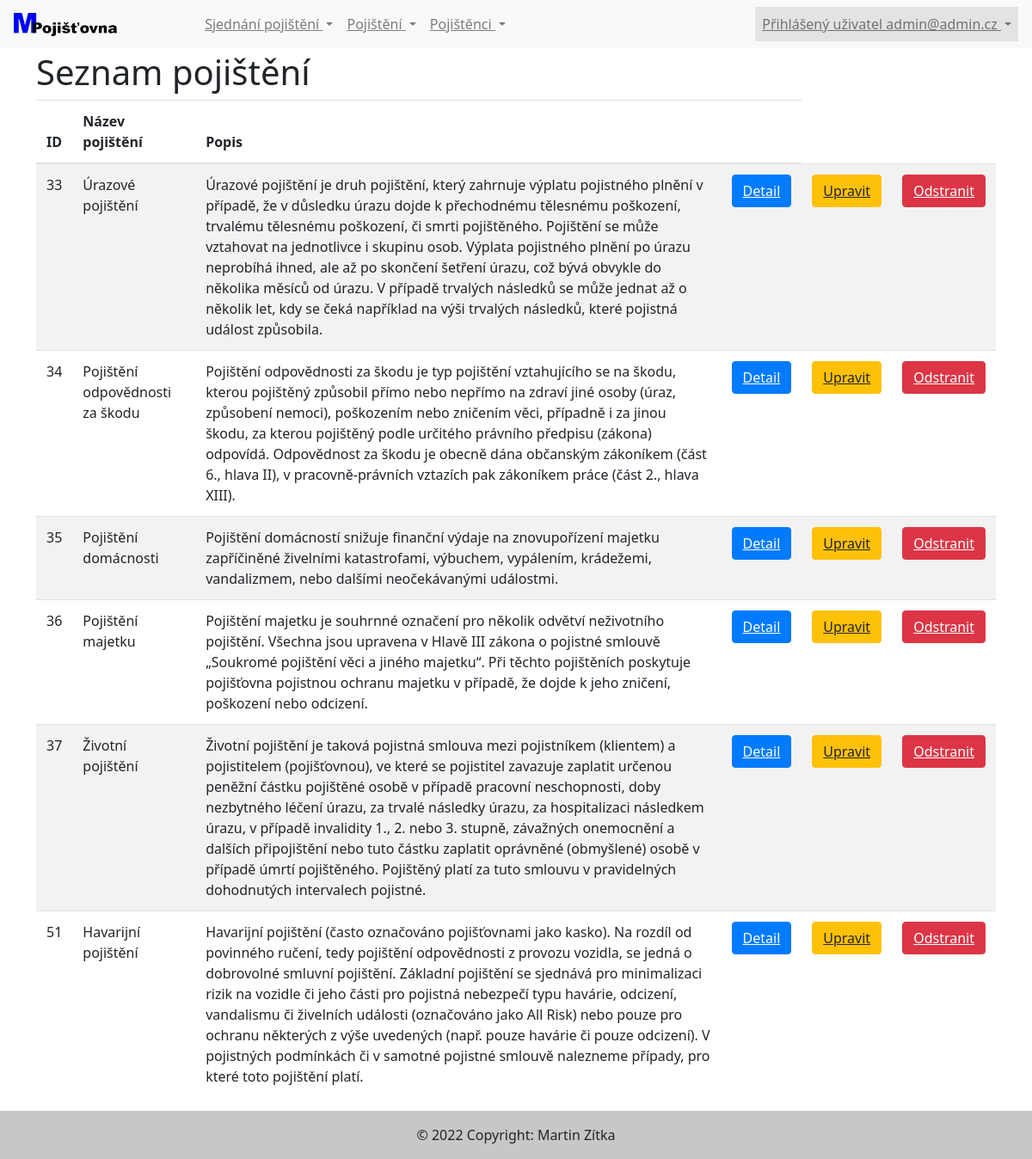
The page /pojistovnaM/readPojisteni.php (signed in) on the database its author committed.
### tables this page shows
CREATE TABLE `pojisteni` (
  `pojisteniId` int(11) NOT NULL,
  `nazev` varchar(255) DEFAULT NULL,
  `popis` text DEFAULT NULL
);

### pojistovnaM/tridy/Pojisteni.php (the view, shortened to what this page needs)
<?php
class Pojisteni {
    public function VypisPojisteni() {
        global $connection;
        $dbVypisPojisteni = "SELECT * FROM pojisteni";
        $vypisPojisteni = mysqli_query($connection, $dbVypisPojisteni);
        while ($row = mysqli_fetch_array($vypisPojisteni)) {
            echo('<table class="table table-striped">');
            echo('<thead><th>ID</th><th>Název pojištění</th><th>Popis</th><th></th></thead>');
            foreach ($vypisPojisteni as $poj) {
                echo('<tr><td>' . htmlspecialchars(trim($poj['pojisteniId'])));
                echo('</td><td>' . htmlspecialchars(trim($poj['nazev'])));
                echo('</td><td>' . htmlspecialchars(trim($poj['popis'])));
                echo('</td><td><a class="btn btn-primary" role="link" href="detailPojisteni.php?pojisteniId=' . $poj['pojisteniId'] . '">Detail</a></button>');
                echo('</td><td><a class="btn btn-warning" role="link" href="updatePojisteni.php?pojisteniId=' . $poj['pojisteniId'] . '">Upravit</a></button>');
                echo('</td><td><a class="btn btn-danger" role="link" href="deletePojisteni.php?pojisteniId=' . $poj['pojisteniId'] . '">Odstranit</a></button>');
                echo('</td></tr>');
            }
            echo('</table>');
        }
    }
}

### rows shown on the page
pojisteni: pojisteniId "33", nazev "Úrazové pojištění", popis "Úrazové pojištění je druh pojištění, který zahrnuje výplatu pojistného plnění v případě, že v důsledku úrazu dojde k přechodnému tělesnému poškození, trvalému tělesnému poškození, či smrti pojištěného. Pojištění se může vztahovat na jednotlivce i skupinu osob. Výplata pojistného plnění po úrazu neprobíhá ihned, ale až po skončení šetření úrazu, což bývá obvykle do několika měsíců od úrazu. V případě trvalých následků se může jednat až o několik let, kdy se čeká například na výši trvalých následků, které pojistná událost způsobila."
pojisteni: pojisteniId "34", nazev "Pojištění odpovědnosti za škodu", popis "Pojištění odpovědnosti za škodu je typ pojištění vztahujícího se na škodu, kterou pojištěný způsobil přímo nebo nepřímo na zdraví jiné osoby (úraz, způsobení nemoci), poškozením nebo zničením věci, případně i za jinou škodu, za kterou pojištěný podle určitého právního předpisu (zákona) odpovídá. Odpovědnost za škodu je obecně dána občanským zákoníkem (část 6., hlava II), v pracovně-právních vztazích pak zákoníkem práce (část 2., hlava XIII)."
pojisteni: pojisteniId "35", nazev "Pojištění domácnosti", popis "Pojištění domácností snižuje finanční výdaje na znovupořízení majetku zapříčiněné živelními katastrofami, výbuchem, vypálením, krádežemi, vandalizmem, nebo dalšími neočekávanými událostmi."
pojisteni: pojisteniId "36", nazev "Pojištění majetku", popis "Pojištění majetku je souhrnné označení pro několik odvětví neživotního pojištění. Všechna jsou upravena v Hlavě III zákona o pojistné smlouvě „Soukromé pojištění věci a jiného majetku“. Při těchto pojištěních poskytuje pojišťovna pojistnou ochranu majetku v případě, že dojde k jeho zničení, poškození nebo odcizení."
pojisteni: pojisteniId "37", nazev "Životní pojištění", popis "Životní pojištění je taková pojistná smlouva mezi pojistníkem (klientem) a pojistitelem (pojišťovnou), ve které se pojistitel zavazuje zaplatit určenou peněžní částku pojištěné osobě v případě pracovní neschopnosti, doby nezbytného léčení úrazu, za trvalé následky úrazu, za hospitalizaci následkem úrazu, v případě invalidity 1., 2. nebo 3. stupně, závažných onemocnění a dalších připojištění nebo tuto částku zaplatit oprávněné (obmyšlené) osobě v případě úmrtí pojištěného. Pojištěný platí za tuto smlouvu v pravidelných dohodnutých intervalech pojistné."
pojisteni: pojisteniId "51", nazev "Havarijní pojištění", popis "Havarijní pojištění (často označováno pojišťovnami jako kasko). Na rozdíl od povinného ručení, tedy pojištění odpovědnosti z provozu vozidla, se jedná o dobrovolné smluvní pojištění. Základní pojištění se sjednává pro minimalizaci rizik na vozidle či jeho části pro pojistná nebezpečí typu havárie, odcizení, vandalismu či živelních události (označováno jako All Risk) nebo pouze pro ochranu některých z výše uvedených (např. pouze havárie či pouze odcizení). V pojistných podmínkách či v samotné pojistné smlouvě nalezneme případy, pro které toto pojištění platí."

### other values the page prints
$_SESSION['email'] "admin@admin.cz"
